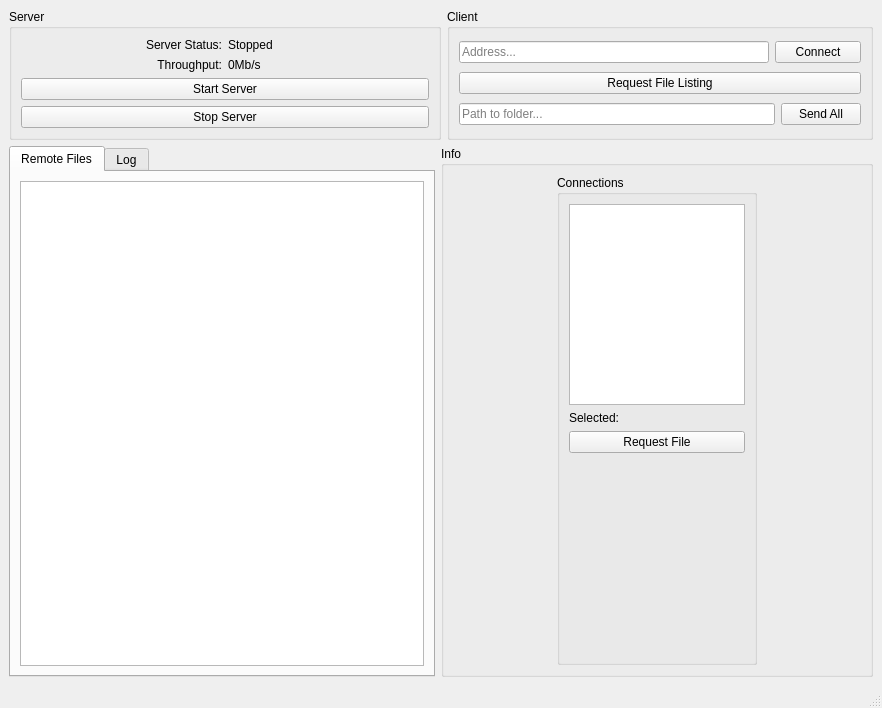
<?xml version="1.0" encoding="UTF-8"?>
<ui version="4.0">
 <class>MainWindow</class>
 <widget class="QMainWindow" name="MainWindow">
  <property name="geometry">
   <rect>
    <x>0</x>
    <y>0</y>
    <width>882</width>
    <height>708</height>
   </rect>
  </property>
  <property name="windowTitle">
   <string>MainWindow</string>
  </property>
  <widget class="QWidget" name="centralwidget">
   <layout class="QGridLayout" name="gridLayout">
    <item row="0" column="2">
     <widget class="QGroupBox" name="groupBox_2">
      <property name="maximumSize">
       <size>
        <width>500</width>
        <height>16777215</height>
       </size>
      </property>
      <property name="title">
       <string>Client</string>
      </property>
      <layout class="QGridLayout" name="gridLayout_3">
       <item row="2" column="2">
        <widget class="QPushButton" name="sendAll">
         <property name="text">
          <string>Send All</string>
         </property>
        </widget>
       </item>
       <item row="0" column="1" colspan="2">
        <widget class="QPushButton" name="connectButton">
         <property name="text">
          <string>Connect</string>
         </property>
        </widget>
       </item>
       <item row="0" column="0">
        <widget class="QLineEdit" name="address">
         <property name="placeholderText">
          <string>Address...</string>
         </property>
        </widget>
       </item>
       <item row="1" column="0" colspan="3">
        <widget class="QPushButton" name="sendMessage">
         <property name="text">
          <string>Request File Listing</string>
         </property>
        </widget>
       </item>
       <item row="2" column="0" colspan="2">
        <widget class="QLineEdit" name="path">
         <property name="maximumSize">
          <size>
           <width>500</width>
           <height>16777215</height>
          </size>
         </property>
         <property name="placeholderText">
          <string>Path to folder...</string>
         </property>
        </widget>
       </item>
      </layout>
     </widget>
    </item>
    <item row="1" column="1" colspan="2">
     <widget class="QGroupBox" name="groupBox_3">
      <property name="minimumSize">
       <size>
        <width>0</width>
        <height>500</height>
       </size>
      </property>
      <property name="title">
       <string>Info</string>
      </property>
      <layout class="QGridLayout" name="gridLayout_4">
       <item row="0" column="0">
        <widget class="QGroupBox" name="groupBox_4">
         <property name="sizePolicy">
          <sizepolicy hsizetype="Minimum" vsizetype="Minimum">
           <horstretch>0</horstretch>
           <verstretch>0</verstretch>
          </sizepolicy>
         </property>
         <property name="maximumSize">
          <size>
           <width>200</width>
           <height>16777215</height>
          </size>
         </property>
         <property name="title">
          <string>Connections</string>
         </property>
         <layout class="QGridLayout" name="gridLayout_5">
          <item row="3" column="0">
           <spacer name="verticalSpacer">
            <property name="orientation">
             <enum>Qt::Vertical</enum>
            </property>
            <property name="sizeHint" stdset="0">
             <size>
              <width>20</width>
              <height>40</height>
             </size>
            </property>
           </spacer>
          </item>
          <item row="1" column="0">
           <widget class="QLabel" name="label_3">
            <property name="maximumSize">
             <size>
              <width>50</width>
              <height>16777215</height>
             </size>
            </property>
            <property name="text">
             <string>Selected:</string>
            </property>
           </widget>
          </item>
          <item row="1" column="1">
           <widget class="QLabel" name="selectedFile">
            <property name="text">
             <string>&lt;blank&gt;</string>
            </property>
           </widget>
          </item>
          <item row="0" column="0" colspan="2">
           <widget class="QListWidget" name="listWidget">
            <property name="maximumSize">
             <size>
              <width>200</width>
              <height>16777215</height>
             </size>
            </property>
           </widget>
          </item>
          <item row="2" column="0" colspan="2">
           <widget class="QPushButton" name="requestFile">
            <property name="text">
             <string>Request File</string>
            </property>
           </widget>
          </item>
         </layout>
        </widget>
       </item>
      </layout>
     </widget>
    </item>
    <item row="0" column="0" colspan="2">
     <widget class="QGroupBox" name="groupBox">
      <property name="title">
       <string>Server</string>
      </property>
      <layout class="QGridLayout" name="gridLayout_2">
       <item row="1" column="1">
        <widget class="QLabel" name="tputLabel">
         <property name="text">
          <string>0Mb/s</string>
         </property>
        </widget>
       </item>
       <item row="0" column="1">
        <widget class="QLabel" name="serverStatus">
         <property name="text">
          <string>Stopped</string>
         </property>
        </widget>
       </item>
       <item row="2" column="0" colspan="2">
        <widget class="QPushButton" name="startServer">
         <property name="text">
          <string>Start Server</string>
         </property>
        </widget>
       </item>
       <item row="1" column="0">
        <widget class="QLabel" name="label_2">
         <property name="text">
          <string>Throughput:</string>
         </property>
         <property name="alignment">
          <set>Qt::AlignRight|Qt::AlignTrailing|Qt::AlignVCenter</set>
         </property>
        </widget>
       </item>
       <item row="3" column="0" colspan="2">
        <widget class="QPushButton" name="stopServer">
         <property name="text">
          <string>Stop Server</string>
         </property>
        </widget>
       </item>
       <item row="0" column="0">
        <widget class="QLabel" name="label">
         <property name="text">
          <string>Server Status:</string>
         </property>
         <property name="alignment">
          <set>Qt::AlignRight|Qt::AlignTrailing|Qt::AlignVCenter</set>
         </property>
        </widget>
       </item>
      </layout>
     </widget>
    </item>
    <item row="1" column="0">
     <widget class="QTabWidget" name="tabWidget_5">
      <property name="currentIndex">
       <number>0</number>
      </property>
      <widget class="QWidget" name="tabWidget_5Page1">
       <attribute name="title">
        <string>Remote Files</string>
       </attribute>
       <layout class="QGridLayout" name="gridLayout_6">
        <item row="0" column="0">
         <widget class="QTreeView" name="treeView">
          <property name="sizePolicy">
           <sizepolicy hsizetype="Expanding" vsizetype="Expanding">
            <horstretch>0</horstretch>
            <verstretch>0</verstretch>
           </sizepolicy>
          </property>
          <property name="indentation">
           <number>20</number>
          </property>
         </widget>
        </item>
       </layout>
      </widget>
      <widget class="QWidget" name="tab">
       <attribute name="title">
        <string>Log</string>
       </attribute>
       <layout class="QGridLayout" name="gridLayout_7">
        <item row="0" column="0">
         <widget class="QTextBrowser" name="log">
          <property name="overwriteMode">
           <bool>false</bool>
          </property>
         </widget>
        </item>
       </layout>
      </widget>
     </widget>
    </item>
   </layout>
  </widget>
  <widget class="QMenuBar" name="menubar">
   <property name="geometry">
    <rect>
     <x>0</x>
     <y>0</y>
     <width>882</width>
     <height>21</height>
    </rect>
   </property>
  </widget>
  <widget class="QStatusBar" name="statusbar"/>
 </widget>
 <resources/>
 <connections/>
</ui>
